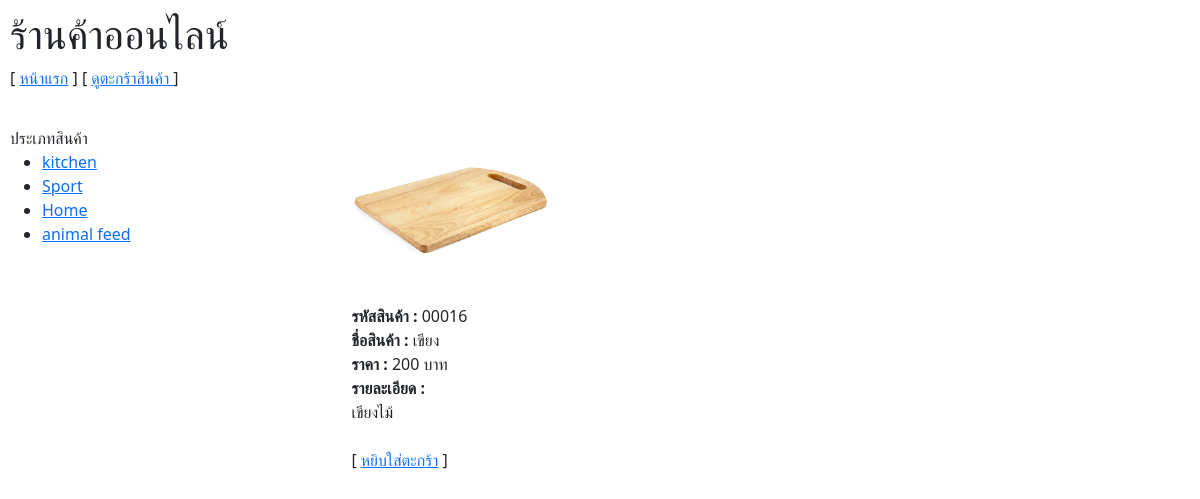
/product_detail.php?id=16, run on the app's committed database.
### tables this page shows
CREATE TABLE IF NOT EXISTS `product_type` (
  `type_id` int(11) NOT NULL AUTO_INCREMENT,
  `type_name` varchar(30) DEFAULT NULL,
  PRIMARY KEY (`type_id`)
);

CREATE TABLE IF NOT EXISTS `product` (
  `product_id` int(11) NOT NULL AUTO_INCREMENT,
  `product_name` varchar(60) DEFAULT NULL,
  `type_id` int(11) DEFAULT NULL,
  `product_detail` text DEFAULT NULL,
  `product_price` int(11) DEFAULT NULL,
  `product_image` varchar(60) DEFAULT NULL,
  PRIMARY KEY (`product_id`)
);

### product_detail.php (the view, shortened to what this page needs)
<?php  include('bootstrap.php'); ?>
<html>
<head>
</head>
<body topmargin="0" leftmargin="0">
    <table width="850" border="0" cellpadding="10">
        <tr>
            <td width="260">
                <h1>ร้านค้าออนไลน์ </h1>
                <p>[ <a href="index.php">หน้าแรก</a> ] [ <a href="basket.php">ดูตะกร้าสินค้า
                    </a> ]</p>
            </td>
            <td width="550">&nbsp;</td>
        </tr>
        <tr>
            <td valign="top">ประเภทสินค้า
                <?php
                include "connect.php";
                include "type_menu.php";
                ?>
            </td>
            <td width="550">
                <table width="450" border="0" align="center" cellpadding="15">
                    <?php
                    $id = $_GET["id"];
                    $sql = "select * from product where product_id = $id";
                    $ex = mysqli_query($conn,$sql);
                    while ($rs = mysqli_fetch_array($ex)) {
                    ?>
                        <tr>
                            <td width="100" valign="top"><img src="images/<?= $rs['product_image'] ?>" width="200">
                            </td>
                        </tr>
                        <tr>
                            <td>
                                <?php
                                $product_id = $rs['product_id'];
                                $code = sprintf("%05d", $product_id);
                                ?>
                                <b> รหัสสินค้า : </b> <?= $code ?> <br>
                                <b> ชื่อสินค้า : </b> <?= $rs['product_name'] ?><br>
                                <b> ราคา : </b> <?= $rs['product_price'] ?> บาท<br>
                                <b> รายละเอียด : </b> <br> <?= $rs['product_detail'] ?> <br>
                                <br>
                                [ <a href=basket_add.php?id=<?= $rs['product_id'] ?>>หยิบใส่ตะกร้า</a> ]
                            </td>
                        </tr>
                    <?php
                    }
                    ?>
                </table>
            </td>
        </tr>
    </table>
</body>
</html>

### type_menu.php
<?php
$sql = "SELECT * from product_type";
$ex = mysqli_query($conn, $sql);
echo "<ul>";
while ($rs=mysqli_fetch_array($ex)){
 echo "<li><a href=product_list.php?id=$rs[type_id]>$rs[type_name]</li>"; }
?>

### data on the page
product_type: type_name "kitchen"
product_type: type_name "Sport"
product_type: type_name "Home"
product_type: type_name "animal feed"
product: product_image (picture), product_id "00016", product_name "เขียง", product_price "200", product_detail "เขียงไม้"
